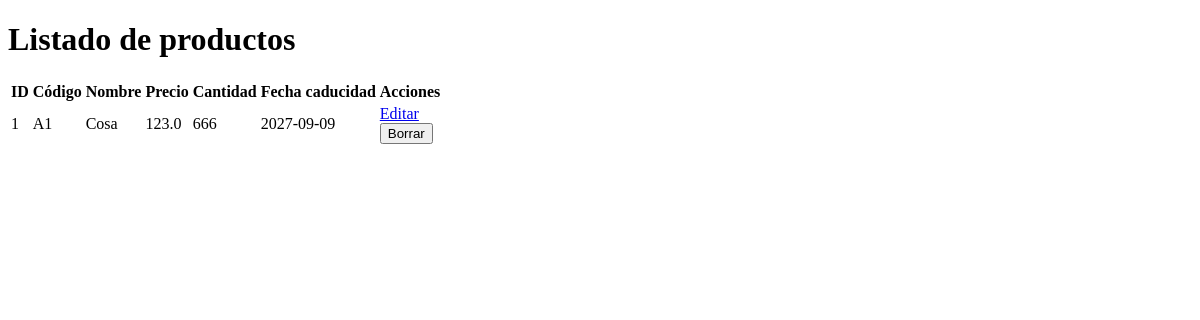
Before: / with the older database file.
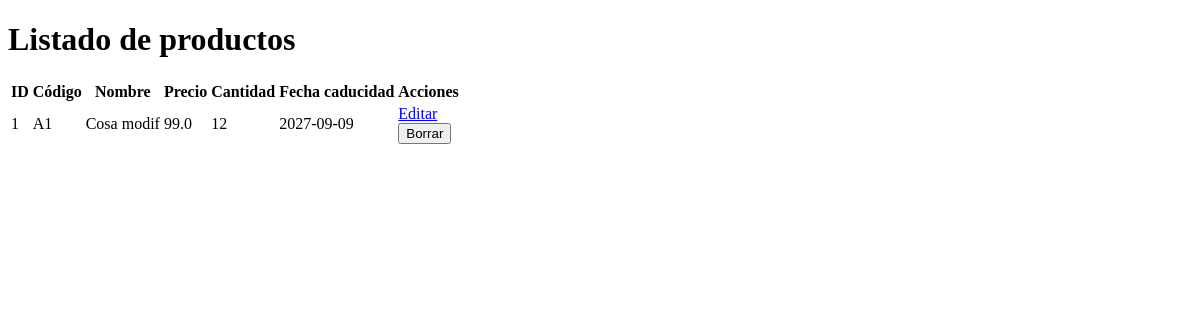
After: the same page with the newer database file.
### tables this page shows
CREATE TABLE producto(
            id integer primary key autoincrement,
            codigo text unique not null,
            nombre text not null,
            precio real not null,
            cantidad integer not null,
            fecha_caducidad text not null
            );

### app.py (the view)
@app.route('/')
def index():
    conn = get_conection()
    productos = conn.execute("select * from producto").fetchall()
    conn.close
    return render_template('index.html', prods=productos)

### app.py (called while the page is built)
def get_conection():
    cnx = sqlite3.connect(BD)
    cnx.row_factory = sqlite3.Row  # Para usar los nombres de columnas
    return cnx

### templates/index.html (shortened to what this page needs)
<!DOCTYPE html>
<html lang="en">
<head>
</head>
<body>
    <h1>Listado de productos</h1>
    <table>
        <tr>
            <th>ID</th>
            <th>Código</th>
            <th>Nombre</th>
            <th>Precio</th>
            <th>Cantidad</th>
            <th>Fecha caducidad</th>
            <th>Acciones</th>
        </tr>
        {%for p in prods %}
        <tr>
            <td>{{p.id}}</td>
            <td>{{p.codigo}}</td>
            <td>{{p.nombre}}</td>
            <td>{{p.precio}}</td>
            <td>{{p.cantidad}}</td>
            <td>{{p.fecha_caducidad}}</td>
            <td>
                <a href="{{url_for('editar',id=p.id)}}">Editar</a>
                <form action="{{url_for('borrar',id=p.id)}}" method="post"
                onsubmit="return confirm('¿Borrar este producto?')">
                    <button type="submit">Borrar</button>
                </form>
            </td>
        </tr>
        {%endfor%}
    </table>
</body>
</html>

Changed rows visible on the page:
changed producto id 1: nombre "Cosa" → "Cosa modif"; precio "123.0" → "99.0"; cantidad "666" → "12"
